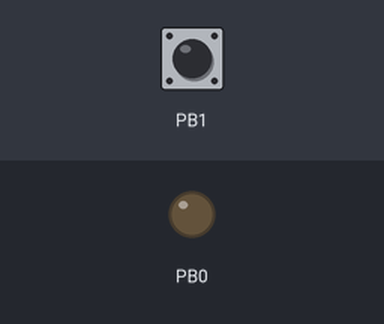
The program below on a simulated ATmega32, built with avr-gcc and emulated at 16 MHz. On the bench: output pins drawn as LEDs (lit = HIGH). Dashed ring = blinking. The inputs (shaded band) are chosen by the test bench; at power-on: PB1 HIGH.

Above: at 1.2 s.
1.3 s: PB1 pulled LOW for 0.15 s
At 2.5 s:
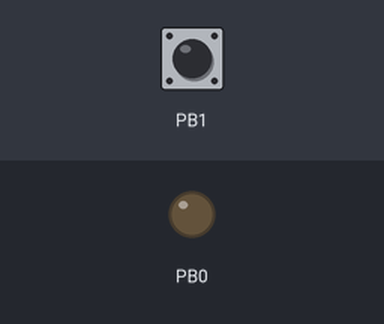
2.9 s: PB1 pulled LOW for 3.2 s
At 3.11 s:
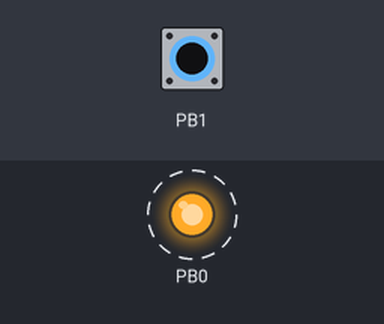
Timing chart, 0 to 7.6 s (numbered marks = the images above; inputs shaded):
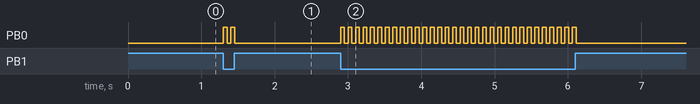

Measured:
- after the input at 1.3 s, PB0: alternates HIGH for 0.05 s and LOW for 0.05 s, 4 changes in all, then stays LOW, starting at once
- after the input at 2.9 s, PB0: alternates HIGH for 0.05 s and LOW for 0.05 s, 64 changes in all, then stays LOW, starting at once

The program:

main.c
```c
// (licence header left out)
// Include Area
#include <util/delay.h>
#include "MCAL/GPIO.h"
#include "MCAL/GPIO_Reg.h"

// Define Area
#define F_CPU 16000000UL // Define the clock speed of the AVR = 16MHz
int main(void) {

pinMode(DDRB,0,OUTPUT);      // Set the PORTB Pin0 as output
pinMode(DDRB,1,INPUT_PULLUP);// Set the PORTB Pin1 as input with pullup

// Infinite Loop
	while (1) {
		// check if the Push Button is pressed (with internal pull up resistor)
		if (!BIT_IS_SET(*PINB, 1)) {
			digitalWrite(PORTB,0,HIGH); // Write 1 to the Pin0 of PORTB
			_delay_ms(50); // Delay for 500ms
			digitalWrite(PORTB,0,LOW); // Write 0 to the Pin0 of PORTB
			_delay_ms(50); // Delay for 500ms
		}
	}
	return 0;
}
```

GPIO.c
```c
#include "GPIO.h"

/*******************************************************************************
 * The pinMode function sets a GPIO's pin as input or output
 *
 * Usage: pinMode(DDRB,2,INPUT);
 * This sets the Pin2 of PORTB as input
 * Parameters:
 * 1- DDRx: it takes a pointer to the Data Direction Register (DDRx) where x is ( A,B,C,D )
 * 2- PinNo: it represents the required pin number ( 0 to 7 )
 * 3- GPIOType: it takes one of two values (INPUT or OUTPUT)
 ******************************************************************************/
void pinMode(volatile unsigned char* DDRx, unsigned char PinNo,	GPIO_Type GPIOType) {

	if (GPIOType == INPUT) {
		Clrbit(*DDRx,PinNo);
	} else {
		Setbit(*DDRx,PinNo);
	}

}

/*******************************************************************************
 * The digitalWrite function writes a specific bit with 0 or 1
 *
 * Usage: digitalWrite(PORTB,1,LOW);
 * This writes 0 to the pin1 of PORTB
 * Parameters:
 * 1- PORTx: it takes a pointer to the PORT Register (PORTx) where x is ( A,B,C,D )
 * 2- PinNo: it represents the required pin number ( 0 to 7 )
 * 3- GPIOValue: it takes one of two values (HIGH or LOW) HIGH = 1 , LOW = 0
 ******************************************************************************/
void digitalWrite(volatile unsigned char* PORTx, unsigned char PinNo, GPIO_Value GPIOValue) {

	if (GPIOValue == HIGH){
		Setbit(*PORTx,PinNo);
	}
	else {
		Clrbit(*PORTx,PinNo);;
	}

}
```

GPIO.h
```c
/*
 * GPIO.h
 *
 *  Created on: ??þ/??þ/????
 *      Author: Admin
 */

#ifndef MCAL_GPIO_H_
#define MCAL_GPIO_H_

#include "GPIO_Reg.h"
#include "GPIO_Type_Def.h"

#define Setbit(Register,Bit) Register |= (1<<Bit)
#define Clrbit(Register,Bit) Register &= ~(1<<Bit)

void pinMode(volatile unsigned char* DDRx, unsigned char PinNo, GPIO_Type GPIOType);
void digitalWrite(volatile unsigned char* PORTx,unsigned char PinNo,GPIO_Value GPIOValue);

#endif /* MCAL_GPIO_H_ */
```

GPIO_Reg.h
```c
/*
 * GPIO_Reg.h
 *
 *  Created on: ??þ/??þ/????
 *      Author: Admin
 */

#ifndef MCAL_GPIO_REG_H_
#define MCAL_GPIO_REG_H_

#define PINB  ((volatile unsigned char*)(0x36)) // PINB @ address 0x36
#define DDRB  ((volatile unsigned char*)(0x37)) // PINB @ address 0x37
#define PORTB ((volatile unsigned char*)(0x38)) // PINB @ address 0x38

#define PINA  ((volatile unsigned char*)(0x39)) // PINB @ address 0x39
#define DDRA  ((volatile unsigned char*)(0x3A)) // PINB @ address 0x3A
#define PORTA ((volatile unsigned char*)(0x3B)) // PINB @ address 0x3B

#define PINC  ((volatile unsigned char*)(0x33)) // PINB @ address 0x33
#define DDRC  ((volatile unsigned char*)(0x34)) // PINB @ address 0x34
#define PORTC ((volatile unsigned char*)(0x35)) // PINB @ address 0x35


#endif /* MCAL_GPIO_REG_H_ */
```

GPIO_Type_Def.h
```c
/*
 * GPIO_Type_Def.h
 *
 *  Created on: ??þ/??þ/????
 *      Author: Admin
 */

#ifndef MCAL_GPIO_TYPE_DEF_H_
#define MCAL_GPIO_TYPE_DEF_H_

typedef enum {
	INPUT = 1,
	OUTPUT = 0
} GPIO_Type;

typedef enum {
	HIGH = 1,
	LOW = 0
} GPIO_Value;

#endif /* MCAL_GPIO_TYPE_DEF_H_ */
```

GPIO.c
```c
#include "GPIO.h"

/*******************************************************************************
 * The pinMode function sets a GPIO's pin as input or output
 *
 * Usage: pinMode(DDRB,2,INPUT);
 * This sets the Pin2 of PORTB as input
 * Parameters:
 * 1- DDRx: it takes a pointer to the Data Direction Register (DDRx) where x is ( A,B,C,D )
 * 2- PinNo: it represents the required pin number ( 0 to 7 )
 * 3- GPIOType: it takes one of two values (INPUT or OUTPUT)
 ******************************************************************************/
void pinMode(volatile unsigned char* DDRx, unsigned char PinNo,
		GPIO_Type GPIOType) {

	if (GPIOType == INPUT) {
		Clrbit(*DDRx, PinNo); // Set the pin as input
	} else if (GPIOType == OUTPUT) {
		Setbit(*DDRx, PinNo); // Set the pin as output
	} else {
		Clrbit(*DDRx, PinNo); // Set the pin as input
		if (DDRx == DDRA) {
			Setbit(*PORTA, PinNo);
		} else if (DDRx == DDRB) {
			Setbit(*PORTB, PinNo);
		} else {
			Setbit(*PORTC, PinNo);
		}
	}
}

/*******************************************************************************
 * The digitalWrite function writes a specific bit with 0 or 1
 *
 * Usage: digitalWrite(PORTB,1,LOW);
 * This writes 0 to the pin1 of PORTB
 * Parameters:
 * 1- PORTx: it takes a pointer to the PORT Register (PORTx) where x is ( A,B,C,D )
 * 2- PinNo: it represents the required pin number ( 0 to 7 )
 * 3- GPIOValue: it takes one of two values (HIGH or LOW) HIGH = 1 , LOW = 0
 ******************************************************************************/
void digitalWrite(volatile unsigned char* PORTx, unsigned char PinNo,
		GPIO_Value GPIOValue) {

	if (GPIOValue == HIGH) {
		Setbit(*PORTx, PinNo);
	} else {
		Clrbit(*PORTx, PinNo);;
	}

}
```

GPIO.h
```c
/*
 * GPIO.h
 *
 *  Created on: ??þ/??þ/????
 *      Author: Admin
 */

#ifndef MCAL_GPIO_H_
#define MCAL_GPIO_H_

#include "GPIO_Reg.h"
#include "GPIO_Type_Def.h"

#define Setbit(Register,Bit) Register |= (1<<Bit)
#define Clrbit(Register,Bit) Register &= ~(1<<Bit)
#define tOGBIT(Register,Bit) 	(REG ^= (1 << BIT))
#define BIT_IS_SET(Register,Bit) (Register & (1 << Bit))
#define BIT_IS_CLEAR(Register,Bit)	(!(Register & (1 << Bit)))

void pinMode(volatile unsigned char* DDRx, unsigned char PinNo,
		GPIO_Type GPIOType);
void digitalWrite(volatile unsigned char* PORTx, unsigned char PinNo,
		GPIO_Value GPIOValue);

#endif /* MCAL_GPIO_H_ */
```

GPIO_Reg.h
```c
/*
 * GPIO_Reg.h
 *
 *  Created on: ??þ/??þ/????
 *      Author: Admin
 */

#ifndef MCAL_GPIO_REG_H_
#define MCAL_GPIO_REG_H_

#define PINB  ((volatile unsigned char*)(0x36)) // PINB @ address 0x36
#define DDRB  ((volatile unsigned char*)(0x37)) // PINB @ address 0x37
#define PORTB ((volatile unsigned char*)(0x38)) // PINB @ address 0x38

#define PINA  ((volatile unsigned char*)(0x39)) // PINB @ address 0x39
#define DDRA  ((volatile unsigned char*)(0x3A)) // PINB @ address 0x3A
#define PORTA ((volatile unsigned char*)(0x3B)) // PINB @ address 0x3B

#define PINC  ((volatile unsigned char*)(0x33)) // PINB @ address 0x33
#define DDRC  ((volatile unsigned char*)(0x34)) // PINB @ address 0x34
#define PORTC ((volatile unsigned char*)(0x35)) // PINB @ address 0x35

#endif /* MCAL_GPIO_REG_H_ */
```

GPIO_Type_Def.h
```c
/*
 * GPIO_Type_Def.h
 *
 *  Created on: ??þ/??þ/????
 *      Author: Admin
 */

#ifndef MCAL_GPIO_TYPE_DEF_H_
#define MCAL_GPIO_TYPE_DEF_H_

typedef enum {
	OUTPUT = 0, INPUT = 1, INPUT_PULLUP = 2
} GPIO_Type;

typedef enum {
	HIGH = 1, LOW = 0
} GPIO_Value;

#endif /* MCAL_GPIO_TYPE_DEF_H_ */
```

GPIO.c
```c
#include "GPIO.h"

/*******************************************************************************
 * The pinMode function sets a GPIO's pin as input or output
 *
 * Usage: pinMode(DDRB,2,INPUT);
 * This sets the Pin2 of PORTB as input
 * Parameters:
 * 1- DDRx: it takes a pointer to the Data Direction Register (DDRx) where x is ( A,B,C,D )
 * 2- PinNo: it represents the required pin number ( 0 to 7 )
 * 3- GPIOType: it takes one of two values (INPUT or OUTPUT)
 ******************************************************************************/
void pinMode(volatile unsigned char* DDRx, unsigned char PinNo,
		GPIO_Type GPIOType) {

	if (GPIOType == INPUT) {
		Clrbit(*DDRx, PinNo); // Set the pin as input
	} else if (GPIOType == OUTPUT) {
		Setbit(*DDRx, PinNo); // Set the pin as output
	} else {
		Clrbit(*DDRx, PinNo); // Set the pin as input
		if (DDRx == DDRA) {
			Setbit(*PORTA, PinNo);
		} else if (DDRx == DDRB) {
			Setbit(*PORTB, PinNo);
		} else {
			Setbit(*PORTC, PinNo);
		}
	}
}

/*******************************************************************************
 * The digitalWrite function writes a specific bit with 0 or 1
 *
 * Usage: digitalWrite(PORTB,1,LOW);
 * This writes 0 to the pin1 of PORTB
 * Parameters:
 * 1- PORTx: it takes a pointer to the PORT Register (PORTx) where x is ( A,B,C,D )
 * 2- PinNo: it represents the required pin number ( 0 to 7 )
 * 3- GPIOValue: it takes one of two values (HIGH or LOW) HIGH = 1 , LOW = 0
 ******************************************************************************/
void digitalWrite(volatile unsigned char* PORTx, unsigned char PinNo,
		GPIO_Value GPIOValue) {

	if (GPIOValue == HIGH) {
		Setbit(*PORTx, PinNo);
	} else {
		Clrbit(*PORTx, PinNo);;
	}

}

void portWrite(volatile unsigned char* PORTx, unsigned char Data) {
	*PORTx = Data;
}
```

GPIO.h
```c
/*
 * GPIO.h
 *
 *  Created on: ??þ/??þ/????
 *      Author: Admin
 */

#ifndef MCAL_GPIO_H_
#define MCAL_GPIO_H_

#include "GPIO_Reg.h"
#include "GPIO_Type_Def.h"

#define Setbit(Register,Bit) Register |= (1<<Bit)
#define Clrbit(Register,Bit) Register &= ~(1<<Bit)
#define tOGBIT(Register,Bit) 	(REG ^= (1 << BIT))
#define BIT_IS_SET(Register,Bit) (Register & (1 << Bit))
#define BIT_IS_CLEAR(Register,Bit)	(!(Register & (1 << Bit)))

void pinMode(volatile unsigned char* DDRx, unsigned char PinNo,
		GPIO_Type GPIOType);
void digitalWrite(volatile unsigned char* PORTx, unsigned char PinNo,
		GPIO_Value GPIOValue);
void portWrite(volatile unsigned char* PORTx, unsigned char Data);
#endif /* MCAL_GPIO_H_ */
```

GPIO_Reg.h
```c
/*
 * GPIO_Reg.h
 *
 *  Created on: ??þ/??þ/????
 *      Author: Admin
 */

#ifndef MCAL_GPIO_REG_H_
#define MCAL_GPIO_REG_H_

#define PINB  ((volatile unsigned char*)(0x36)) // PINB @ address 0x36
#define DDRB  ((volatile unsigned char*)(0x37)) // DDRB @ address 0x37
#define PORTB ((volatile unsigned char*)(0x38)) // PORTB @ address 0x38

#define PINA  ((volatile unsigned char*)(0x39)) // PINA @ address 0x39
#define DDRA  ((volatile unsigned char*)(0x3A)) // DDRA @ address 0x3A
#define PORTA ((volatile unsigned char*)(0x3B)) // PORTA @ address 0x3B

#define PINC  ((volatile unsigned char*)(0x33)) // PINC @ address 0x33
#define DDRC  ((volatile unsigned char*)(0x34)) // DDRC @ address 0x34
#define PORTC ((volatile unsigned char*)(0x35)) // PORTC @ address 0x35

#define PIND  ((volatile unsigned char*)(0x30)) // PIND @ address 0x30
#define DDRD  ((volatile unsigned char*)(0x31)) // DDRD @ address 0x31
#define PORTD ((volatile unsigned char*)(0x32)) // PORTD @ address 0x32

#endif /* MCAL_GPIO_REG_H_ */
```

GPIO_Type_Def.h
```c
/*
 * GPIO_Type_Def.h
 *
 *  Created on: ??þ/??þ/????
 *      Author: Admin
 */

#ifndef MCAL_GPIO_TYPE_DEF_H_
#define MCAL_GPIO_TYPE_DEF_H_

typedef enum {
	OUTPUT = 0, INPUT = 1, INPUT_PULLUP = 2
} GPIO_Type;

typedef enum {
	HIGH = 1, LOW = 0
} GPIO_Value;

#endif /* MCAL_GPIO_TYPE_DEF_H_ */
```
